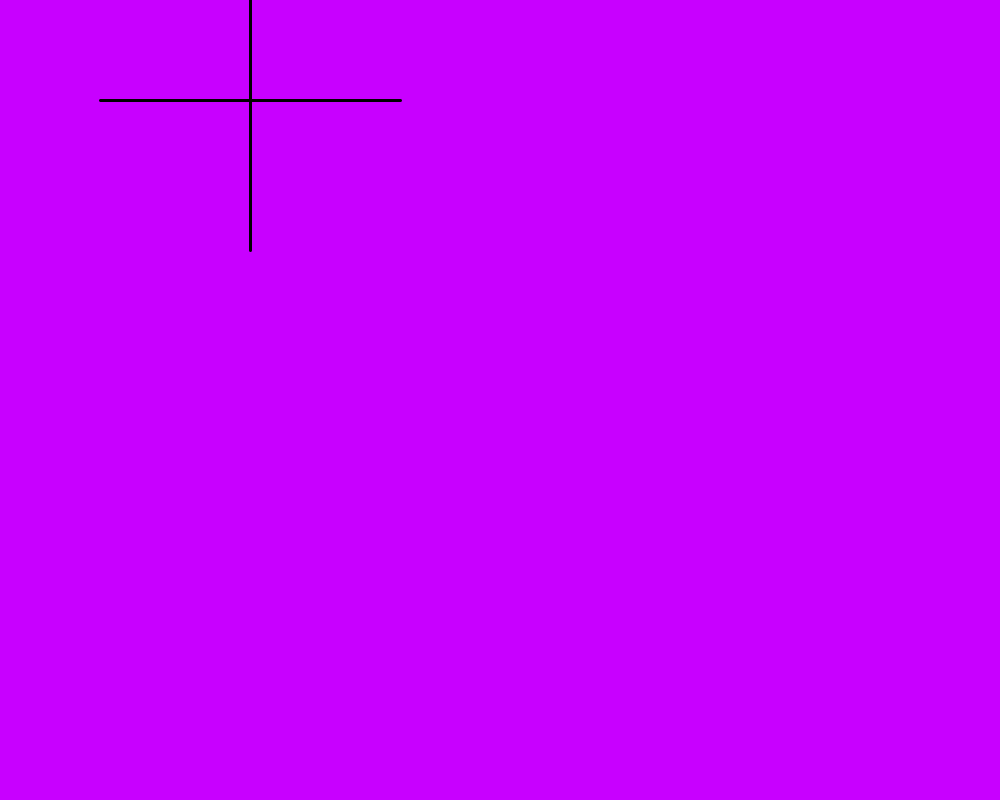
Frame 1 (no input)
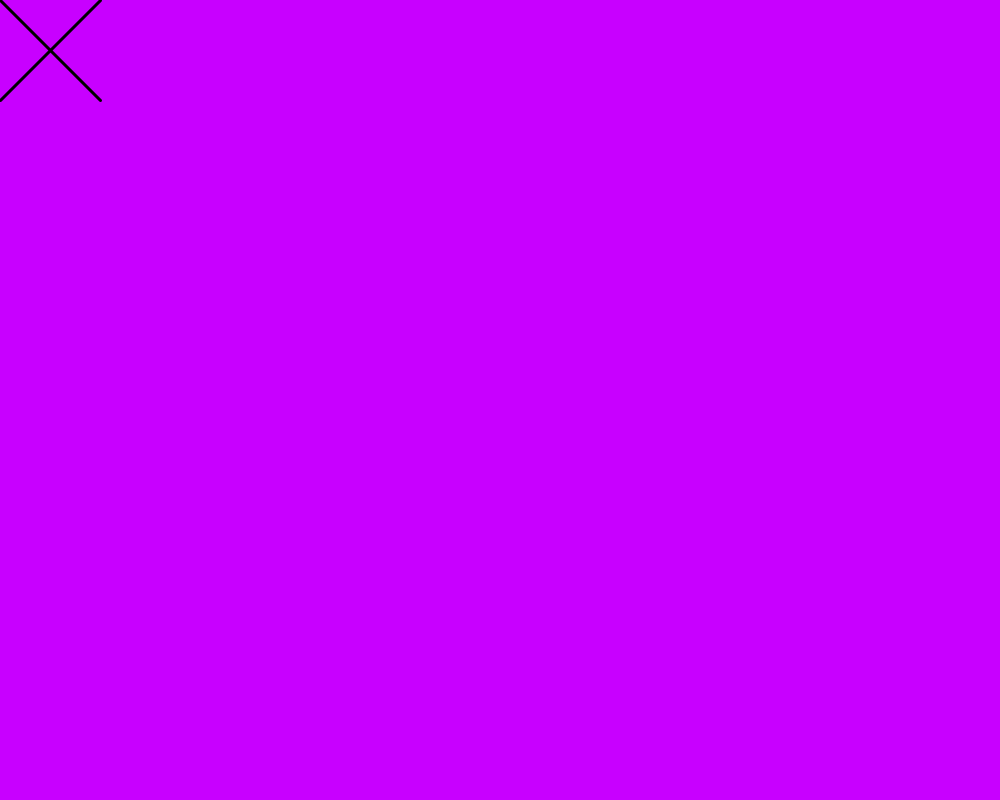
Frame 60 (the mouse pressed at the canvas centre just before this capture)
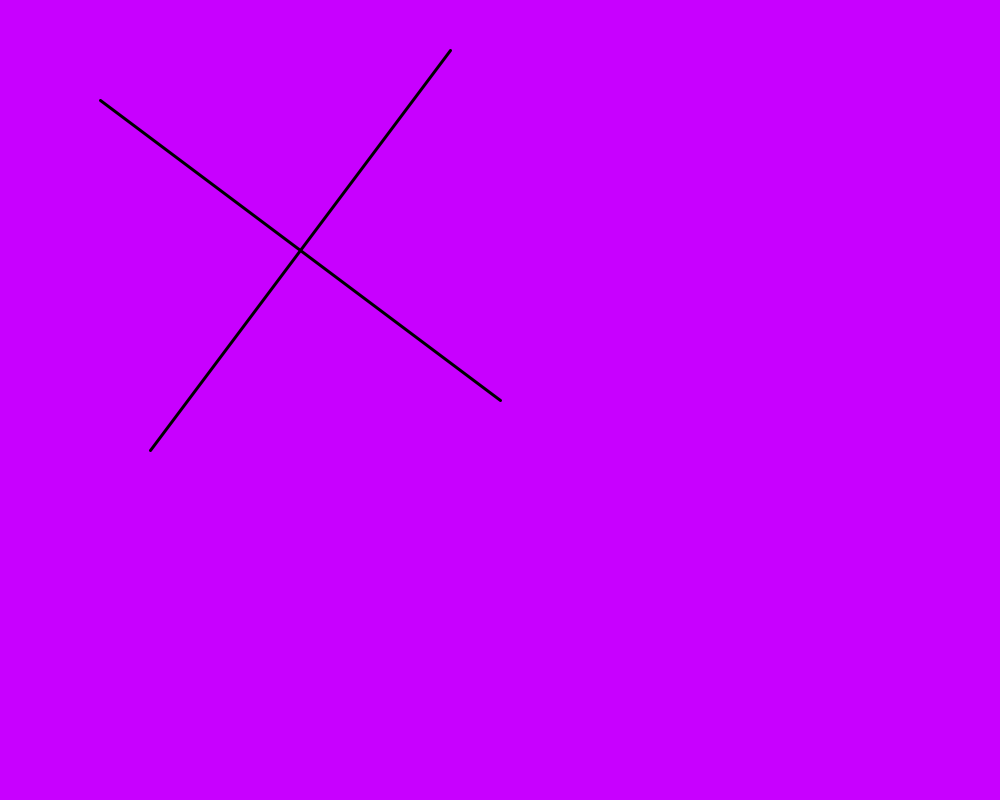
Frame 120 (the mouse held since frame 60 and released just before this capture)

The Processing sketch that drew these frames (run headless with seeded random() and noise(); from frame 60 on, the mouse is pressed at the canvas centre):

// Processing sketch: sketch_1_28_1_08_extension
// ── sketch_1_28_1_08_extension.pde
float line1 = 100, line4 = 100;
float line2 = 100, line3 = 400;

void setup() {
  size(1000, 800);
  strokeWeight(3);
  frameRate(60);
}

void draw () {
  background (200,0,255);
  line(line1, line2, line3, line4);
  line(line1+((line3-line1)/2) + -(line4-line2)/2, line2+((line4-line2)/2)+ (line3-line1)/2, line1+((line3-line1)/2)+ (line4-line2)/2, line2+((line4-line2)/2)+ - (line3-line1)/2);
  line3 = mouseX;
  line4 = mouseY;
}
